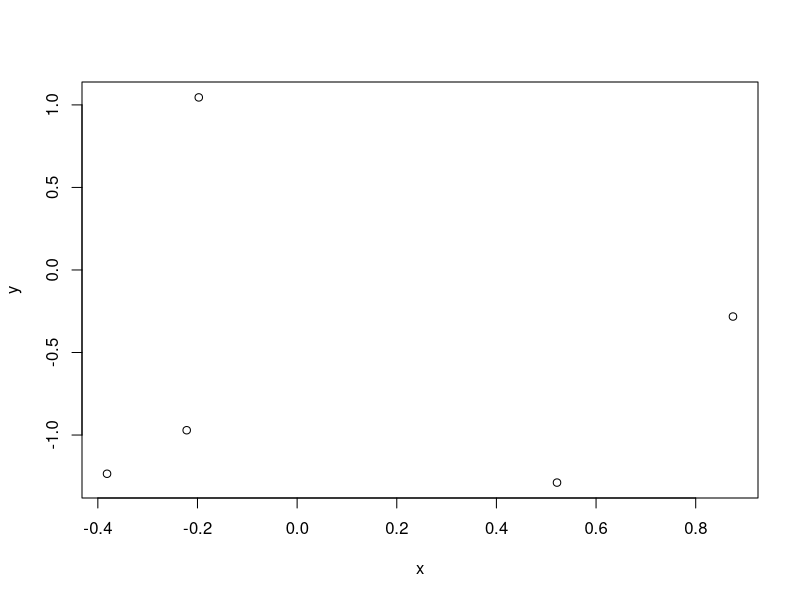
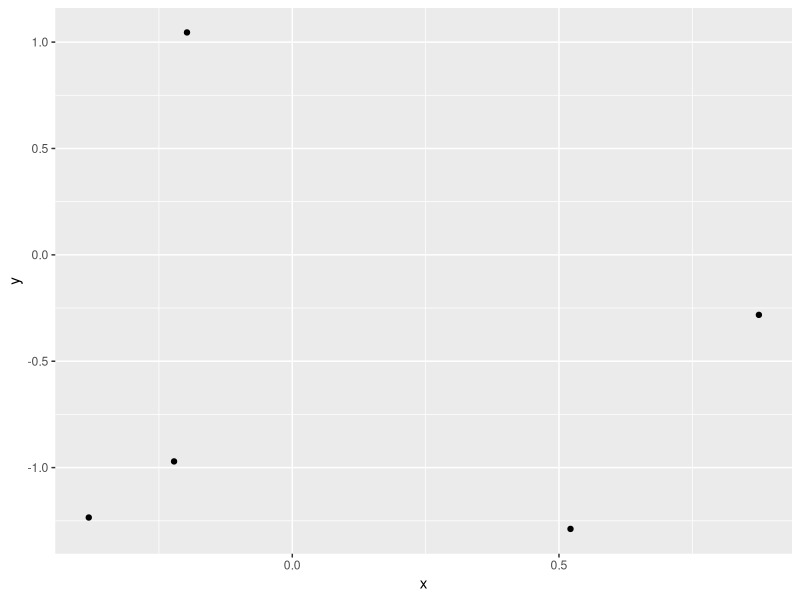

These charts were generated, in order, by the following R code:
## ---- chunk 1
knitr::opts_chunk$set(
  collapse = TRUE,
  comment = "#>"
)
## ---- chunk 2
(7+5)/(3*6)
## ---- chunk 3
s = "abc"
s
paste(s, s, sep="")
## ---- chunk 4
x = rnorm(5)
x
## ---- chunk 5
y = rnorm(5)
plot(x,y)
## ---- chunk 6
library(ggplot2)
simpdf = data.frame(x,y)
ggplot(simpdf, aes(x=x, y=y)) + geom_point()
